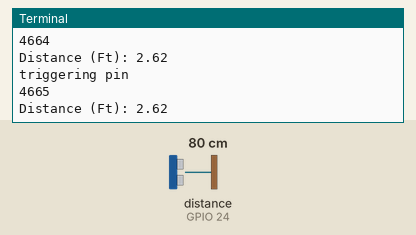
This program was run on a simulated Raspberry Pi (BCM pin numbers). Shown: the last lines printed to the terminal. The inputs (shaded band) are chosen by the test bench; at power-on: distance to the obstacle (sensor on GPIO 24) 80 cm. The echo pulse lasts 58.3 µs per cm; the clock reads 2024-03-15 10:24:30 at power-on unless the program sets it.

Above: at 1.2 s.
1.3 s: distance to the obstacle (sensor on GPIO 24) set to 2 cm
At 1.4 s:
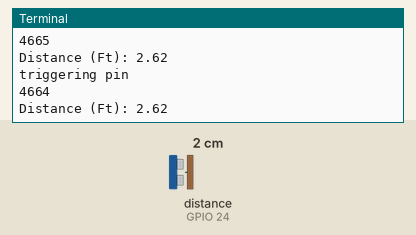
2.8 s: distance to the obstacle (sensor on GPIO 24) set to 4 cm
At 2.8 s:
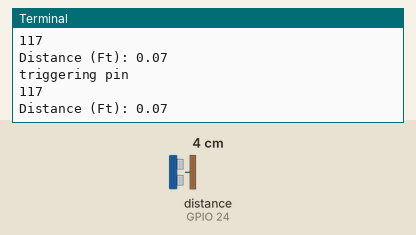
Timing chart, 0 to 5.8 s (numbered marks = the images above; inputs shaded):
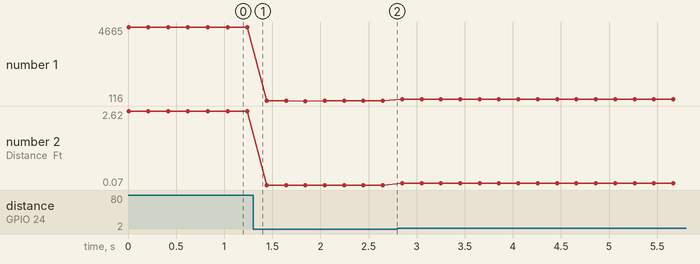

The program:

basic-ultrasonic-FC-SR04.py
```python
#echo location / sonar

import RPi.GPIO as GPIO
import time


GPIO.setmode(GPIO.BCM)


triggerPin = 23
echoPin = 24

GPIO.setup(echoPin, GPIO.IN)
GPIO.setup(triggerPin, GPIO.OUT)

try:
    while True:
        print("triggering pin")
        GPIO.output(triggerPin,0)
        time.sleep(2E-6)
        GPIO.output(triggerPin, 1)
        time.sleep(10E-6)
        GPIO.output(triggerPin, 0)
        while GPIO.input(echoPin) == 0:
            pass
        echoStartTime = time.time()
        while GPIO.input(echoPin) == 1:
            pass
        echoStopTime = time.time()
        pingTravelTime = echoStopTime - echoStartTime
        print(int(pingTravelTime * 1E6) )
        distanceFt = 0
        if pingTravelTime != 0:
            distanceCm = (pingTravelTime * 34300) / 2
            distanceFt = (distanceCm / 2.54 / 12)
        print(f"Distance (Ft): {distanceFt:.2f}")
        time.sleep(.2)

except KeyboardInterrupt:
    GPIO.cleanup()
    print("GPIO Cleanup complete, exiting program...")
```

Measured:
- plotted number 1: 4664 → 117 after the input at 1.3 s, 117 → 233 after the input at 2.8 s
- plotted number 2: 2.62 → 0.07 after the input at 1.3 s, 0.07 → 0.13 after the input at 2.8 s
